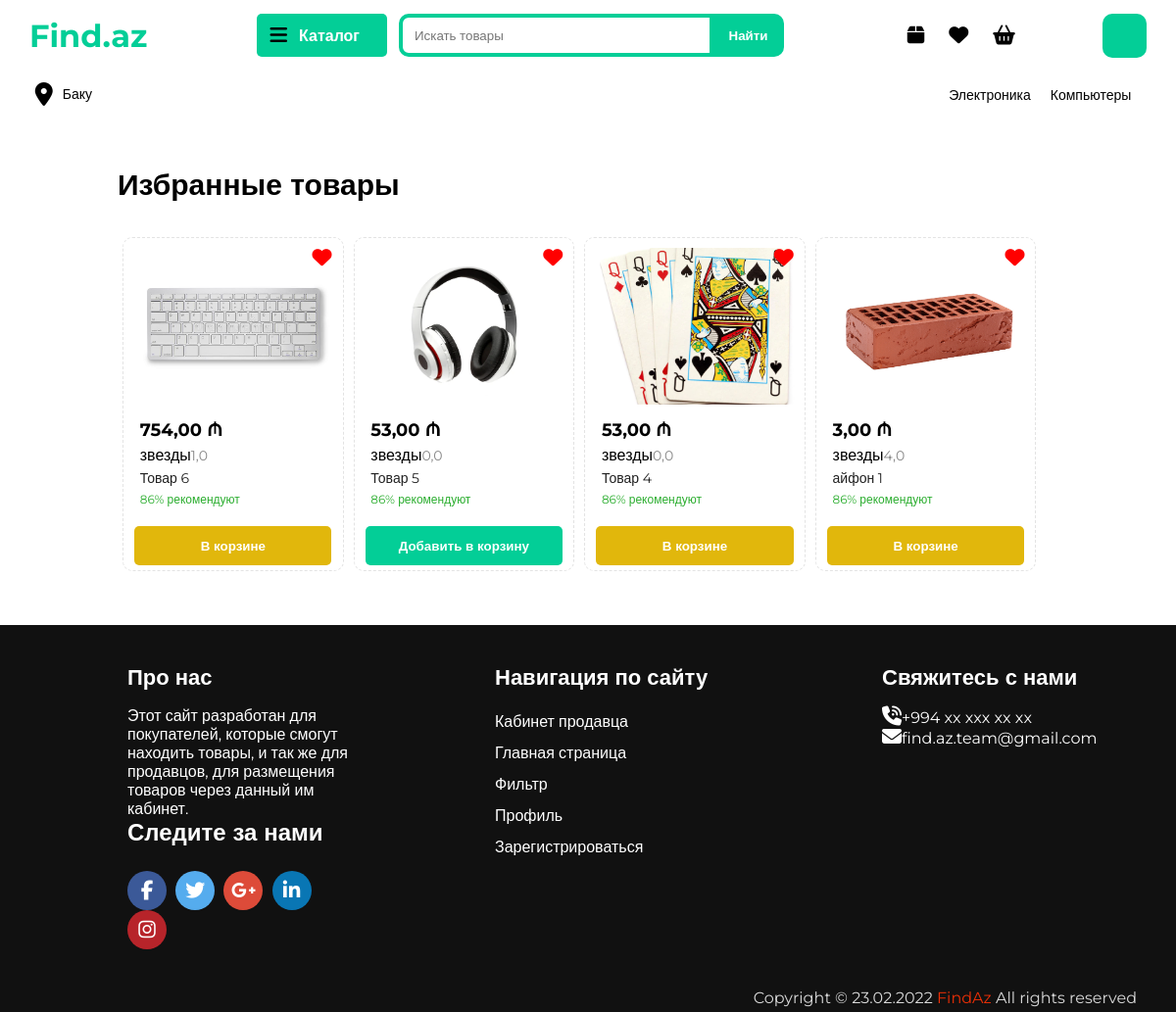
Page /favorites/ (signed in) on the committed database.
### homepage/models.py (models this page shows, shortened)
class Category(models.Model):
    name = models.CharField(max_length=100, db_index=True, unique=True, verbose_name="Категории")
    slug = models.SlugField(max_length=255, unique=True, db_index=True, verbose_name="URL")
    icon = models.CharField(max_length=255, verbose_name="Класс иконки")
    topic = models.CharField(max_length=255, verbose_name="Класс категории")
    def get_absolute_url(self):
        return reverse('category', kwargs={"catslug": self.slug})
    class Meta:
        verbose_name = "Категория"
        verbose_name_plural = "Категории"
        ordering = ['id']

class Tovar(models.Model):
    title = models.CharField(max_length=255, verbose_name="Название Товара")
    title_small = models.CharField(max_length=255, null=True, verbose_name="Название товара для поиска")
    slug = models.SlugField(max_length=255, unique=True, db_index=True, verbose_name="URL")
    for_adult = models.BooleanField(default=False, verbose_name="Товар для взрослых")
    barcode = models.CharField(max_length=255, verbose_name="Штрих код")
    brand = models.CharField(max_length=255, verbose_name="Бренд или производитель")
    weight = models.CharField(max_length=20, verbose_name="Вес")
    height = models.CharField(max_length=20, verbose_name="Высота")
    width = models.CharField(max_length=20, verbose_name="Ширина")
    length = models.CharField(max_length=20, verbose_name="Длина")
    country_of_origin = models.CharField(max_length=255, verbose_name="Страна производства")
    producer = models.CharField(max_length=255, verbose_name="Изготовитель")
    age_to_use = models.CharField(max_length=255, verbose_name="С какого возраста пользоваться")
    expiration_date_for_meal = models.CharField(max_length=255, verbose_name="Срок годности")
    expiration_date_for_gadgets = models.CharField(max_length=255, verbose_name="Срок службы")
    guarantee_period = models.CharField(max_length=255, verbose_name="Гарантийный период")
    content = models.TextField(verbose_name="Описание Товара")
    content_small = models.TextField(null=True, verbose_name="Описание Товара")
    photo_main = models.ImageField(upload_to=content_file_name, verbose_name="Фото главное")
    photo_1 = models.ImageField(upload_to=content_file_name, verbose_name="Фото 1", blank=True)
    photo_2 = models.ImageField(upload_to=content_file_name, verbose_name="Фото 2", blank=True)
    photo_3 = models.ImageField(upload_to=content_file_name, verbose_name="Фото 3", blank=True)
    photo_4 = models.ImageField(upload_to=content_file_name, verbose_name="Фото 4", blank=True)
    photo_5 = models.ImageField(upload_to=content_file_name, verbose_name="Фото 5", blank=True)
    photo_6 = models.ImageField(upload_to=content_file_name, verbose_name="Фото 6", blank=True)
    photo_7 = models.ImageField(upload_to=content_file_name, verbose_name="Фото 7", blank=True)
    photo_8 = models.ImageField(upload_to=content_file_name, verbose_name="Фото 8", blank=True)
    price = models.DecimalField(max_digits=10, decimal_places=2, verbose_name="Цена")
    price_with_skidka = models.DecimalField(max_digits=10, decimal_places=2, verbose_name="Цена со скидкой")
    time_create = models.DateTimeField(auto_now_add=True, verbose_name="Время создания")
    time_update = models.DateTimeField(auto_now=True, verbose_name="Время загрузки")
    cat = models.ForeignKey('Category', on_delete=models.PROTECT, verbose_name="Категории")
    podcat = models.ForeignKey('PodCat', on_delete=models.PROTECT, verbose_name="Подкатегории")
    podpodcat = models.ForeignKey('PodPodCat', on_delete=models.PROTECT, verbose_name="Подподкатегория")
    properties = models.JSONField(verbose_name="Характеристики в подподкатегории")
    created_by = models.ForeignKey("User", on_delete=models.CASCADE, verbose_name="Кем добавлено")
    open_times = models.SmallIntegerField(default=0, verbose_name="Сколько раз открыто")
    rating = models.FloatField(default=0, verbose_name="Рейтинг")
    comments_count = models.IntegerField(default=0, verbose_name="Кол-во отзывов")
    recommendation = models.SmallIntegerField(null=True, verbose_name="Процент рекомендаций")
    rating_from_user = models.ManyToManyField("User", related_name="rating_user", through="Rating_andComments")
    def get_absolute_url(self):
        return reverse('showtovar', kwargs={"tovarslug": self.slug})
    class Meta:
        verbose_name = "Товар"
        verbose_name_plural = "Товары"
        ordering = ['-time_create']

### homepage/views.py (the view)
# urls.py: path('favorites/', show_favorites, name='show_favorites'),
@login_required(redirect_field_name="login")
def show_favorites(request):
    cats = Category.objects.all()
    podcats = PodCat.objects.all()
    podpodcats = PodPodCat.objects.all()
    fav_user = auth.get_user(request)
    tovari = fav_user.user_favorite.all()
    cart_tovari = fav_user.user_cart.all()
    data = {
        "tovari": tovari,
        "cart_tovari": cart_tovari,
        "cats": cats,
        "pcats": podcats,
        "ppcats": podpodcats,
        "salesman": fav_user,
        "title": "FindAz - Избранные"
    }
    return render(request, 'homepage/izbranniy.html', data)

### homepage/models.py (called while the page is built)
    def get_absolute_url(self):
        return reverse('podcategory', kwargs={"podcatslug": self.slug})

    def get_absolute_url(self):
        return reverse('podpodcategory', kwargs={"podpodcatslug": self.slug})

### homepage/templates/homepage/izbranniy.html (shortened to what this page needs)
{% extends "homepage/layout.html" %}
{% block content %}
    <main class="izbranniy-main">
        <div class="izbranniy-content">
            <h2>Избранные товары</h2>
            <div class="tovari">
                {% if tovari %}
                    {% for tovar in tovari %}
                    <div class="qlavniy-tovar">
						<div class="izbranniy-tovar">
                            {% if request.user.is_authenticated %}
                                <label for="{{ tovar.pk }}" class="{% if tovar in tovari %}red{% endif %}">
                                    <i class="fa-solid fa-heart {{ tovar.pk }}"></i>
                                </label>
                            {% else %}
                                <i class="fa-solid fa-heart"></i>
                            {% endif %}
                        </div>
						<a href="{{ tovar.get_absolute_url }}">
							<div class="qlavniy-tovar-img"><img src="{{ tovar.photo_main.url }}" alt=""></div>
							<span class="tovar-info">
                                <div class="chena">{{ tovar.price }} ₼</div>
                                <div class="reyting">
                                    <div class="zvezda">звезды</div>
                                    <div class="chislo-ochenik">{{ tovar.rating }}</div>
                                </div>
                                <div class="tovar-name">{{ tovar.title|truncatewords:10 }}</div>
                                <div class="rekomenduyemost">86% рекомендуют</div>
						    </span>
						</a>
						{% if tovar in cart_tovari %}
						    <div class="button"><input type="button" value="В корзине" style="background-color: #e1b70c"></div>
                        {% else %}
						    <div class="button"><input type="button" value="Добавить в корзину"></div>
                        {% endif %}
					</div>
                    {% endfor %}
                {% else %}
                    Избранных нет :(
                {% endif %}
            </div>
        </div>
    </main>
{% endblock content %}

### homepage/templates/homepage/layout.html (shortened to what this page needs)
{% load static %}
<!DOCTYPE html>
	<html lang="en">
	<head>
		<link rel="stylesheet" type="text/css"  href="{% static 'homepage/css/style-new.css' %}">
	</head>
	<body>
	<header class="desktop-header">
		<div class="pervaya-stupen">
			<div class="logo">
				<div class="logo-text"><a href="{% url 'home' %}">Find.az</a></div>
			</div>
			<div class="poiskovoy-div">
				<div class="katalog" onclick="movekatalog()">
					<div class="katalog-icon"><i class="fa-solid fa-bars"></i></div>
					<div class="katalog-text">Каталог</div>
				</div>
				<div class="poiskovik">
                    <input type="text" placeholder="Искать товары" class="poisk-tovarov">
                    <input type="button" value="Найти">
				</div>
			</div>
			<div class="knopochniy-div">
				<div class="zakazi">
					<a href="{% if request.user.is_authenticated %}{% else %}{% url 'login' %}{% endif %}">
						<div class="zakazi-icon"><i class="fa-solid fa-box"></i></div>
					</a>
				</div>
				<div class="izbrannoe">
					<a href="{% if request.user.is_authenticated %}{% url 'show_favorites' %}{% else %}{% url 'login' %}{% endif %}">
						<div class="izbranoe-icon"><i class="fa-solid fa-heart"></i></div>
					</a>
				</div>
				<div class="korzina">
					<a href="{% if request.user.is_authenticated %}{% url 'show_cart' %}{% else %}{% url 'login' %}{% endif %}">
						<div class="korzina-icon"><i class="fa-solid fa-basket-shopping"></i></div>
					</a>
				</div>
			</div>
			{% if request.user.is_authenticated %}
				<div  class="logo-of-profile-in-mainpg">
					<div class="img">
						<img src="">
					</div>
				</div>
			{% endif %}
		</div>
		<div class="ftoraya-stupen">
			<div class="mesopolojeniye">
				<div class="mesopolojeniye-icon"><i class="fa-solid fa-location-dot"></i></div>
				<div class="mesopolojeniye-qorod">Баку</div>
			</div>
			<div class="top-kateqorii">
				<ul class="spisok-kateqoriy">
                    {% for i in cats %}
                        <li><a href="{{ i.get_absolute_url }}">{{ i.name }}</a></li>
                    {% endfor %}
				</ul>
			</div>
		</div>
	</header>
	{% block content %}
	{% endblock content %}
    <footer>
		<div class="content">
			<div class="left box">
				<div class="upper">
					<div class="topic">Про нас</div>
					<p>Этот сайт разработан для покупателей, которые смогут находить товары, и так же для продавцов, для размещения товаров через данный им кабинет.</p>
				</div>
				<div class="footer-social-link">
				<h3>Следите за нами</h3>
				<ul>
					<li>
						<a href="#">
							<i class="fa fa-facebook"></i>
						</a>
					</li>
					<li>
						<a href="#">
							<i class="fa fa-twitter"></i>
						</a>
					</li>
					<li>
						<a href="#">
							<i class="fa fa-google-plus"></i>
						</a>
					</li>
					<li>
						<a href="#">
							<i class="fa fa-linkedin"></i>
						</a>
					</li>
					<li>
						<a href="#">
							<i class="fa fa-instagram"></i>
						</a>
					</li>
				</ul>
			</div>
			</div>
			<div class="middle box">
				<div class="topic">Навигация по сайту</div>
				<div><a href="{% if user.is_seller == True %}{% url "addtovar" %}{% else %}{% url 'login' %}{% endif %}">Кабинет продавца</a></div>
				<div><a href="{% url "home" %}">Главная страница</a></div>
				<div><a href="{% url "home" %}">Фильтр</a></div>
				<div><a href="{% if user.is_seller == True %}{{ user.get_absolute_url }}{% else %}{% url 'login' %}{% endif %}">Профиль</a></div>
				<div><a href="{% url "register" %}">Зарегистрироваться</a></div>
			</div>
			<div class="right box">
				<div class="topic">Свяжитесь с нами</div>
				<div class="phone">
					<a href="#"><i class="fas fa-phone-volume"></i>+994 xx xxx xx xx</a>
				</div>
				<div class="email">
					<a href="#"><i class="fas fa-envelope"></i>find.az.team@gmail.com</a>
				</div>
			</div>
		</div>
		<div class="bottom">
			<p>Copyright © 23.02.2022 <a href="#">FindAz</a> All rights reserved</p>
		</div>
	</footer>
</body>
</html>

### rows in the picture
Category: name "Электроника"
Category: name "Компьютеры"
Tovar: photo_main (picture), price "754,00", rating "1,0", title "Товар 6"
Tovar: photo_main (picture), price "53,00", rating "0,0", title "Товар 5"
Tovar: photo_main (picture), price "53,00", rating "0,0", title "Товар 4"
Tovar: photo_main (picture), price "3,00", rating "4,0", title "айфон 1"
